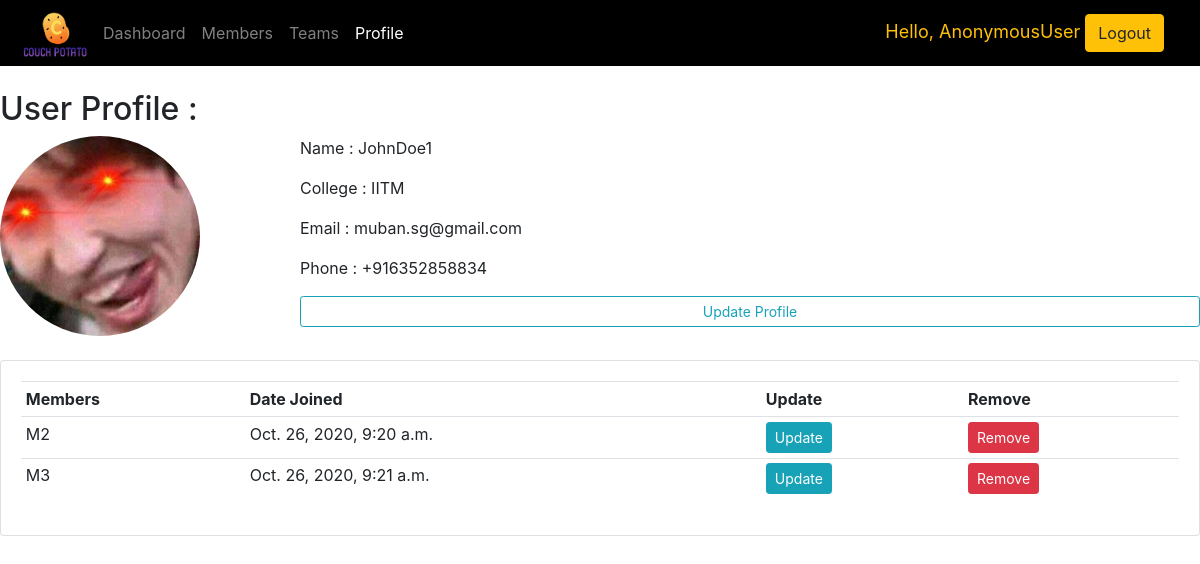
/userprofile/12/, run on the app's committed database.
### accounts/models.py (models this page shows, shortened)
class Profile(models.Model):
	user = models.OneToOneField(User, on_delete=models.CASCADE)
	college = models.CharField(max_length=200, null=True, unique = True)
	phone = models.CharField(max_length=200, null=True, unique = True)
	adhaar = models.CharField(max_length=200, null=True, unique = True)
	image = models.ImageField(default='default.jpg', upload_to='profile_pics')
	is_apply = models.BooleanField(default=False)
	is_lead = models.BooleanField(default=False)

class Member(models.Model):
	name = models.CharField(max_length=200, null=True, unique = True)
	college = models.CharField(max_length=200, null=True)
	email = models.EmailField(max_length=255, null=True,unique=True)
	phone = models.CharField(max_length=200, null=True, unique = True)
	team = models.ForeignKey(Team, null=True, on_delete=models.CASCADE)
	date_created = models.DateTimeField(auto_now_add=True, null=True)

### accounts/views.py (the view)
# urls.py: path('userprofile/<str:pk_test>/', views.userprofile, name="userprofile"),
def userprofile(request, pk_test):
	user = User.objects.get(id=pk_test)
	profile = Profile.objects.get(user=user)
	members = Member.objects.filter(college=user.first_name)
	context = {'user': user, 'profile':profile, 'members': members, 'var':"active"}
	return render(request,'accounts/userprofile.html',context);

### accounts/templates/accounts/userprofile.html (shortened to what this page needs)
{% extends 'accounts/main.html' %}
{% load crispy_forms_tags %}
{% block content %}
<br>
<div class="row">
	<div class="col-md">
		<div>
			<h2>User Profile :</h2>
		</div>
		<div class="media">
			<img class="rounded-circle account-img" src="{{profile.image.url}}" width="200" height="200">
			<div class="media-body">
				<p>  Name    : {{user.username}}</p>
				<p>  College : {{profile.college}}</p>
				<p>  Email   : {{user.email}}</p>
				<p>  Phone   : {{profile.phone}}</p>
				<a class="btn btn-outline-info  btn-sm btn-block" href="{% url 'updateuser' user.id %}">Update Profile</a>
			</div>
		</div>
	</div>
</div>
<br>
<div class="row">
	<div class="col-md">
		<div class="card card-body">
			<table class="table table-sm">
				<tr>
					<th>Members</th>
					<th>Date Joined</th>
					<th>Update</th>
					<th>Remove</th>
				</tr>
				{% for i in members %}
					{% if i.college == user.first_name %}
						<tr>
							<td>{{i.name}}</td>
							<td>{{i.date_created}}</td>
							<td><a class="btn btn-sm btn-info" href="">Update</a></td>
							<td><a class="btn btn-sm btn-danger" href="#">Remove</a></td>
						</tr>
					{% endif %}
				{% endfor %}
			</table>
		</div>
	</div>
</div>
<br>
{% endblock %}

### data on the page
Profile: image (picture), college "IITM", phone "+916352858834"
Member: name "M2", date_created "Oct. 26, 2020, 9:20 a.m."
Member: name "M3", date_created "Oct. 26, 2020, 9:21 a.m."

### other printed values
{{ request.user }} "AnonymousUser"
{{ user.username }} "JohnDoe1"
{{ user.email }} "muban.sg@gmail.com"
